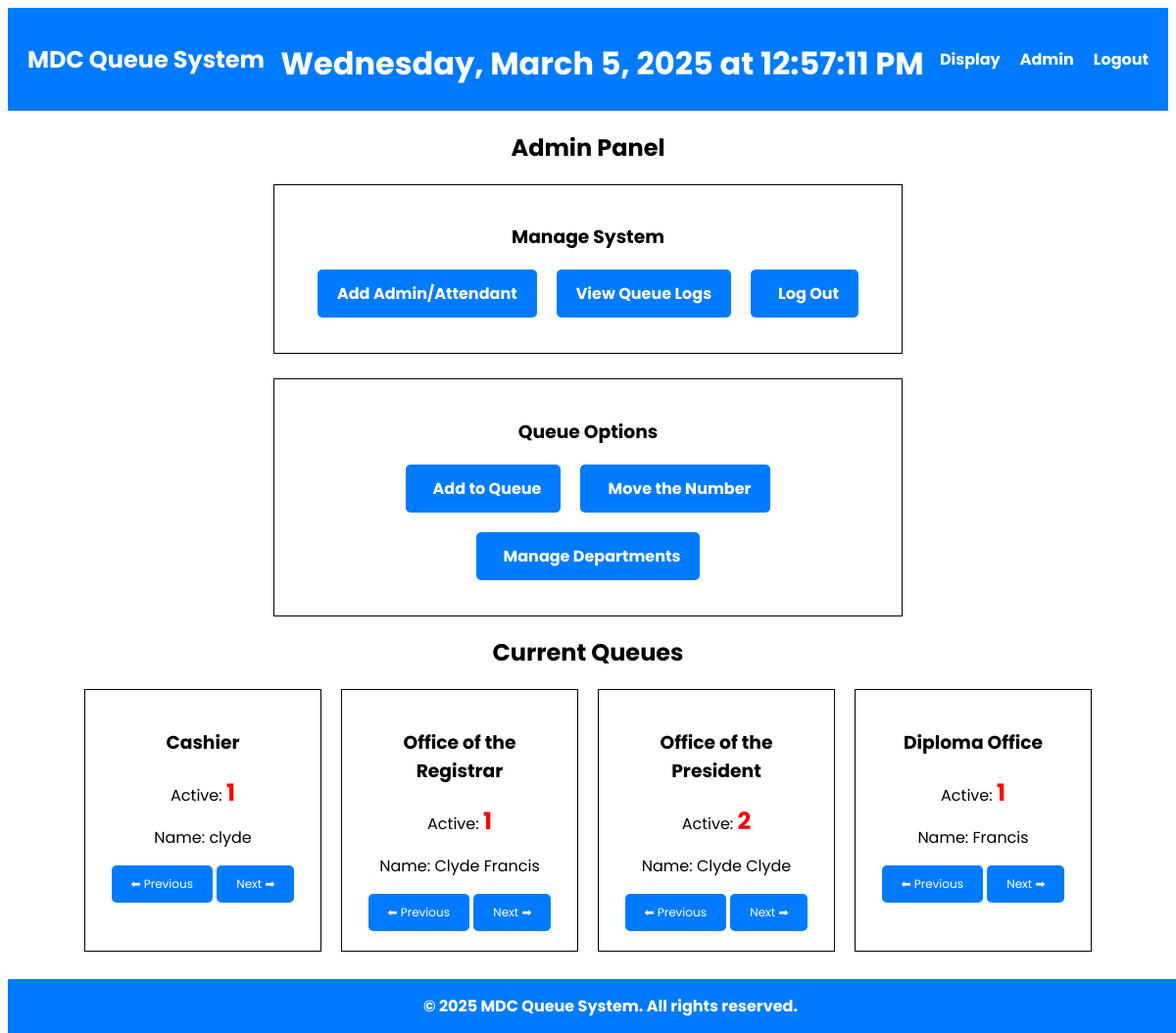
The app's page /admin.php, older data.
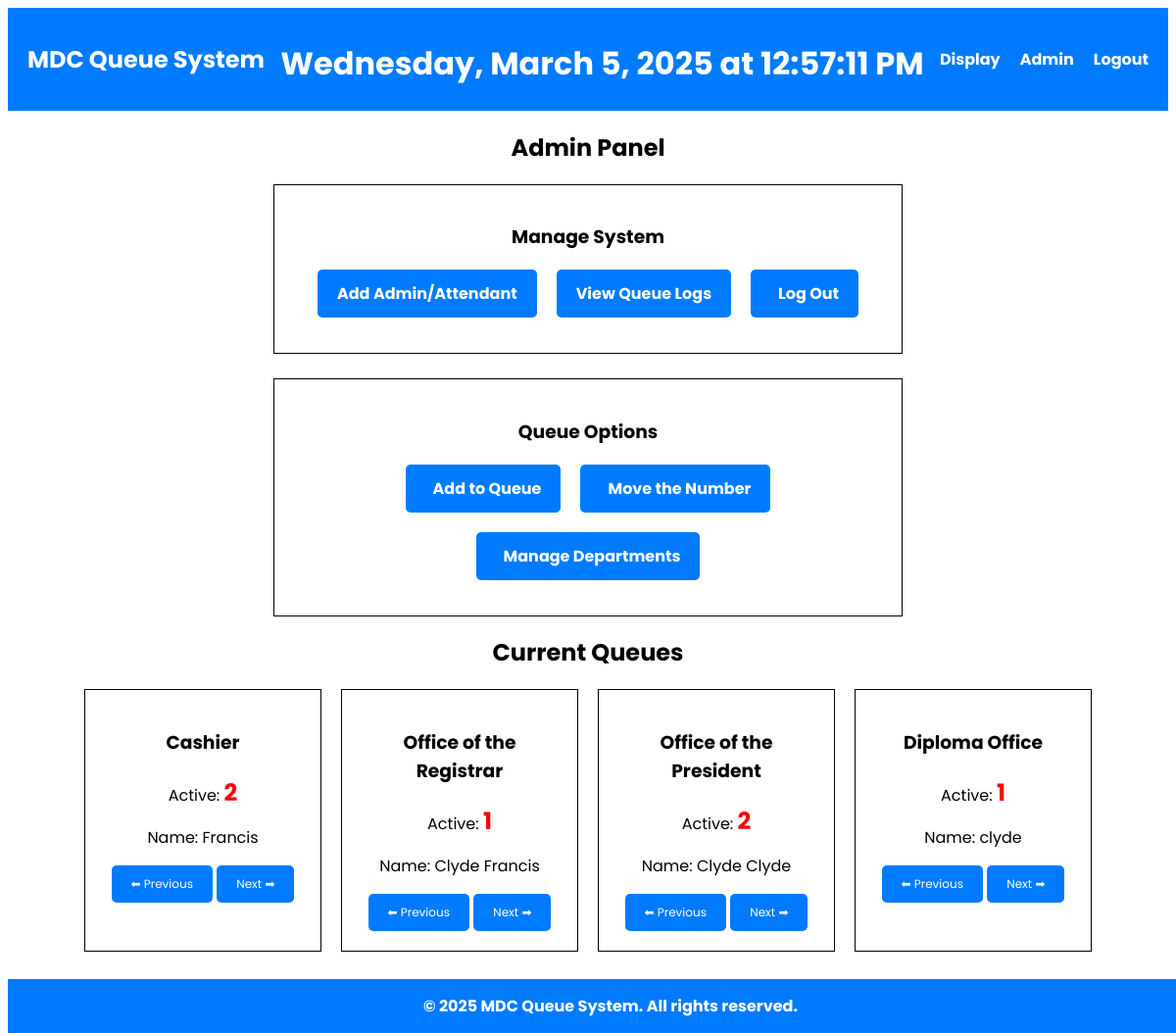
The same page, newer data.
### tables this page shows
CREATE TABLE `queue` (
  `id` int(11) NOT NULL,
  `department_id` int(11) NOT NULL,
  `number` int(11) NOT NULL,
  `holder` varchar(100) NOT NULL,
  `status` enum('active','completed') DEFAULT 'active'
);

### admin.php (the view, shortened to what this page needs)
<?php
require 'db.php';
$query = "SELECT d.name AS department, q.id, q.number, q.holder, q.status, d.id AS department_id
          FROM queue q
          JOIN departments d ON q.department_id = d.id
          ORDER BY q.department_id, q.number ASC";
$stmt = $pdo->query($query);
$queues = $stmt->fetchAll(PDO::FETCH_ASSOC);
$department_queues = [];
foreach ($queues as $queue) {
    $department_queues[$queue['department']][] = $queue;
}
?>
<?php include 'header.php'; ?>
    <h2>Admin Panel</h2>
    <div class="admin-section">
        <h3>Manage System</h3>
        <ul class="admin-options">
            <li><a href="add_user.php">Add Admin/Attendant</a></li>
            <li><a onclick="showPopup('queueLogsPopup', 'queue_logs.php')">View Queue Logs</a></li>
            <li><a href="logout.php"><i class="fas fa-sign-out-alt"></i> Log Out</a></li>
        </ul>
    </div>
    <div>&nbsp</div>
    <div class="admin-section">
        <h3>Queue Options</h3>
        <ul class="admin-options">
            <li><a onclick="showPopup('queuePopup', 'add_queue.php')"><i class="fas fa-list"></i> Add to Queue</a></li>
            <li><a onclick="showPopup('moveQueuePopup', 'move_queue.php')"><i class="fas fa-exchange-alt"></i> Move the Number</a></li>
            <li><a href="manage_departments.php"><i class="fas fa-building"></i> Manage Departments</a></li>
        </ul>
    </div>
    <h2>Current Queues</h2>
    <div class="queue-container" id="queueList">
        <?php foreach ($department_queues as $department => $queues): ?>
            <div class="queue-box">
                <h3><?= htmlspecialchars($department) ?></h3>
                <?php if (!empty($queues)): ?>
                    <p>Active: <strong id="activeQueue-<?= $queues[0]['department_id'] ?>" class="active-queue"> <?= htmlspecialchars($queues[0]['number']) ?></strong></p>
                    <p>Name: <?= htmlspecialchars($queues[0]['holder']) ?></p>
                    <button class="animated-button" onclick="updateQueue(<?= $queues[0]['department_id'] ?>, 'prev')">⬅ Previous</button>
                    <button class="animated-button" onclick="updateQueue(<?= $queues[0]['department_id'] ?>, 'next')">Next ➡</button>
                <?php else: ?>
                    <p>No active queue</p>
                <?php endif; ?>
            </div>
        <?php endforeach; ?>
    </div>
    <div>&nbsp</div>
    <div>&nbsp</div>
    <div>&nbsp</div>
<?php include 'footer.php'; ?>

### header.php (shortened to what this page needs)
<!DOCTYPE html>
<html lang="en">
<head>
</head>
<body>
    <div class="header">
        <h2>MDC Queue System</h2>
            <div class="clock-container">
                <span id="clock"></span>
            </div>
        <nav id="menu" class="menu">
            <a href="public_view.php">Display</a>
            <a href="admin.php">Admin</a>
            <a href="logout.php">Logout</a>
        </nav>
    </div>

### footer.php (shortened to what this page needs)
<!DOCTYPE html>
<html lang="en">
<head>
</head>
<body>
    <div class="footer">
        &copy; <?php echo date('Y'); ?> MDC Queue System. All rights reserved.
    </div>
</body>
</html>

### header.php (style rules this page uses)
body { font-family: Poppins, sans-serif; text-align: center; }
.queue-container { display: flex; justify-content: center; gap: 20px; flex-wrap: wrap; }
.queue-box { border: 1px solid #000; padding: 20px; width: 200px; }
.admin-options { display: flex; justify-content: center; gap: 20px; flex-wrap: wrap; list-style: none; padding: 0; }
.admin-options a { display: flex; align-items: center; gap: 8px; background: #007bff; color: white; padding: 12px 20px; border-radius: 5px; text-decoration: none; font-weight: bold; transition: 0.3s; }
.admin-section { max-width: 600px; margin: auto; padding: 20px; border: 1px solid #000; wrap; list-style: none; }
.clock-container { text-align: center; margin-top: 20px; font-size: 1.0em; font-weight: bold; }
.header { display: flex; justify-content: space-between; align-items: center; background: #007bff; color: white; padding: 15px 20px; }
.menu { display: flex; gap: 20px; }
.menu a { color: white; text-decoration: none; font-weight: bold; transition: 0.3s; }
.clock-container { text-align: center; margin-top: 10px; font-size: 2.0em; font-weight: bold; }

### admin.php (style rules this page uses)
.animated-button { display: inline-block; padding: 10px 20px; font-family: 'Poppins'; font-size: 12px; font-weight: normal; color: white; background-color: #007BFF; border: none; border-radius: 5px; cursor: pointer; transition: all 0.3s ease; }
.active-queue { color: red; font-size: 24px; }
body { background-image: url(''); background-size: cover; background-position: center; background-attachment: fixed; }
body::before { content: ""; position: absolute; top: 0; left: 0; width: 100%; height: 100%; background: rgba(255, 255, 255, 0.5); z-index: -1; }

### footer.php (style rules this page uses)
body { font-family: Poppins, sans-serif; text-align: center; }
.queue-container { display: flex; justify-content: center; gap: 20px; flex-wrap: wrap; }
.queue-box { border: 1px solid #000; padding: 20px; width: 200px; }
.admin-options { display: flex; justify-content: center; gap: 20px; flex-wrap: wrap; list-style: none; padding: 0; }
.admin-options a { display: flex; align-items: center; gap: 8px; background: #007bff; color: white; padding: 12px 20px; border-radius: 5px; text-decoration: none; font-weight: bold; transition: 0.3s; }
.admin-section { max-width: 600px; margin: auto; padding: 20px; border: 1px solid #000; wrap; list-style: none; }
.footer { background: #007bff; color: white; padding: 15px; position: fixed; bottom: 0; width: 100%; text-align: center; font-weight: bold; }

Row changes from the older to the newer data that the page shows:
no longer on this page (row unchanged): queue: department "Diploma Office", number "1", holder "Francis"
now on this page (row edited): queue: department "Cashier", number "2", holder "Francis"
changed queue "clyde": department "Cashier" → "Diploma Office"; moves down the list
